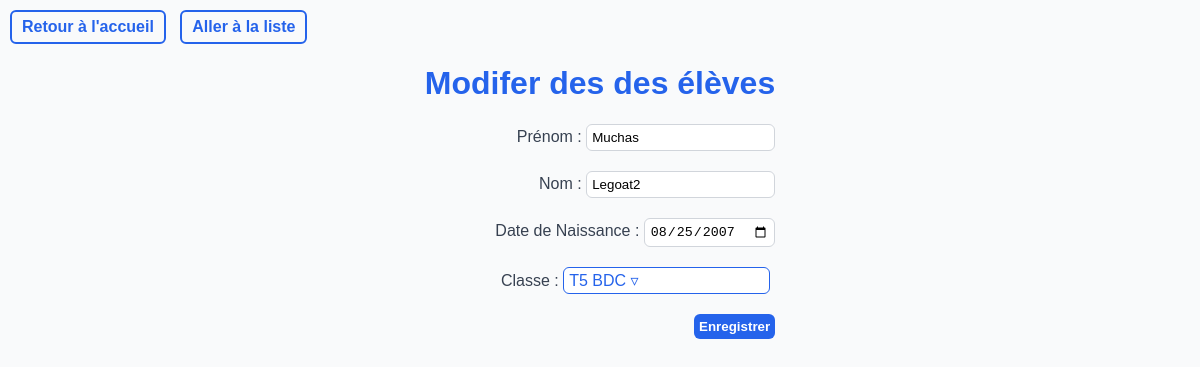
The page /eleve/update?id=6 on the database its author committed.
### tables this page shows
CREATE TABLE Eleve (
    Id INTEGER PRIMARY KEY AUTOINCREMENT,
    Prenom TEXT NOT NULL,
    Nom TEXT NOT NULL,
    Date_de_Naissance DATE NOT NULL,
    Id_Classe INTEGER,
    FOREIGN KEY (Id_Classe)
        REFERENCES Classe(Id)
        ON DELETE CASCADE
        ON UPDATE CASCADE
    );

CREATE TABLE Classe (
    Id INTEGER PRIMARY KEY AUTOINCREMENT,
    Nom TEXT NOT NULL,
    Nom_Lycee TEXT NOT NULL,
    Id_Professeur INTEGER NOT NULL, 
    FOREIGN KEY (Id_Professeur)
        REFERENCES Professeur(Id)
        ON DELETE CASCADE
        ON UPDATE CASCADE
    );

### Backend.py (the view, shortened to what this page needs)
@app.route('/eleve/update', methods=["POST","GET"])
def update_eleve():
    id = request.args.get('id')
    if id is None:
        return "Aucun ID fourni", 400
    return render_template('update.html', valeurs=execute_sql("SELECT * FROM Eleve WHERE id = ?", (str(id),))[0], dropdown_values={"Classe": execute_sql("SELECT * FROM Classe")}, colonnes=colonnes_eleve, infos={"element": "des élèves","URL_liste": "/eleve/liste"})

### Backend.py (called while the page is built)
def execute_sql(commande, argument=()):
    conn = sqlite3.connect(DB_NAME)
    c = conn.cursor()
    c.execute(commande, argument)
    valeurs = c.fetchall()
    conn.commit()
    conn.close()
    return valeurs

### templates/update.html (shortened to what this page needs)
<!DOCTYPE html>
<html lang="fr">
<head>
    <link rel="stylesheet" href="../static/styles.css">
</head>
<body>
    <a class="back_button" href="/">Retour à l'accueil</a>
    <a class="back_button" href="{{ infos['URL_liste'] }}">Aller à la liste</a>
    <div class="content-form">
    <div>
    <h1>Modifer des {{ infos["element"] }}</h1>
    <form method="POST">
        {% for c in colonnes %}
        {% if c["type"] == "dropdown" %}
        <div class="dropdown" id="dropdown_{{ c['id'] }}" style="margin-bottom: 20px;">
                <label for="dropdown_{{ c['id'] }}">{{ c["titre"] }} : </label>
                <div id="dropdown-button_{{ c['id'] }}" class="dropdown-button" onclick="toggleMenu('{{ c['id'] }}')">
                    <span id="dropdown-label_{{ c['id'] }}">{% for item in dropdown_values[c["id"]] %}{% if item[0] == valeurs[c["order"]] %}{{ item[1] }} {% if c["id"]!="Id_Matiere"%} {{ item[2] }} {%endif%}{% endif %}{% endfor %}</span> &#9663;
                </div>
            </div>
        {% else %}
        <div class="form-element">
            <label for='{{ c["id"] }}'>{{ c["titre"] }} : <input id='{{ c["id"] }}' name='{{ c["id"] }}' type='{{ c["type"] }}' value='{{valeurs[c["order"]]}}'></label>
        </div>
        {% endif %}
        {% endfor %}
        <button class="submit_button" type="submit">Enregistrer</button>
    </form>
     </div>
    </div>
</body>
</html>

### static/styles.css (style rules this page uses)
body { font-family: Arial, sans-serif; background-color: #f9fafb; color: #2563eb; margin: 0; }
.submit_button { background-color: #2563eb; color : white; border: none; padding: 5px; border-radius: 6px; cursor: pointer; font-weight: bold; cursor: pointer; }
.content-form form { margin-top: 20px; display: flex; flex-direction: column; max-width: 400px; align-items: end; }
.form-element { display: flex; justify-content: flex-end; align-items: center; width: 100%; }
.form-element input { margin-bottom: 20px; }
input { color: #000000; padding: 5px; border : 1px solid #d1d5db; outline: none; transition: border-color 0.2s; border-radius: 6px; cursor: text; }
label { color: #374151; }
.content-form { margin: auto auto; display: flex; justify-content: center; align-items: center; }
.back_button { display: inline-block; border: 2px solid #2563eb; border-radius: 6px; padding: 6px 10px; text-decoration: none; font-weight: bold; color: #2563eb; cursor: pointer; margin-top: 10px; margin-left: 10px; }
.dropdown-button { display: inline-block; border: 1px solid #2563eb; border-radius: 6px; padding: 3px 5px; color: #2563eb; background-color: white; margin-right: 5px; cursor: pointer; width: 195px; }
.dropdown { position: relative; display: inline-block; margin-left: 20px; }

### rows shown on the page
Eleve: Prenom "Muchas" "Legoat2" "08/25/2007"
Classe: Nom "T5", Nom_Lycee "BDC"

### other values the page prints
{{ infos["element"] }} "des élèves"
{{ c["titre"] }} "Prénom" "Nom" "Date de Naissance"
{{ c["titre"] }} "Classe"
